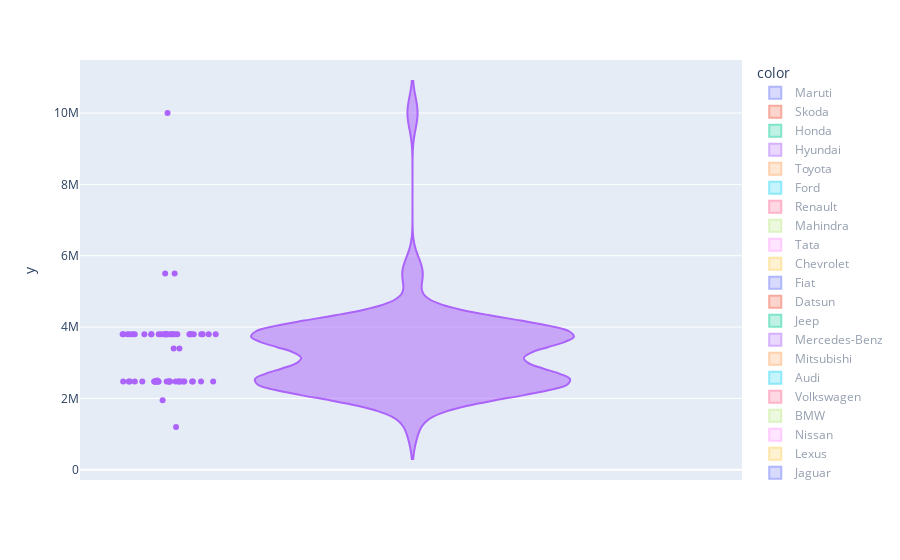

Source (notebook cell):
### Code cell
temp_names = data['name'].str.split(expand=True)[0]
fig = px.violin(y=data['selling_price'], color=temp_names, height=800, points='all')
fig.show()

### Figure 1 — Plotly figure (JSON) as saved in the notebook; plotly's stock layout.template omitted (floating-point values rounded to 4 significant figures; data arrays with more than 128 entries replaced by an {"elided": "..."} marker saying what was removed)
{"data": [{"alignmentgroup": "True", "box": {"visible": false}, "hovertemplate": "color=Maruti<br>y=%{y}<extra></extra>", "legendgroup": "Maruti", "marker": {"color": "#636efa"}, "name": "Maruti", "offsetgroup": "Maruti", "orientation": "v", "points": "all", "scalegroup": "True", "showlegend": true, "type": "violin", "visible": "legendonly", "x0": " ", "xaxis": "x", "y": {"elided": "2448 int values"}, "y0": " ", "yaxis": "y"}, {"alignmentgroup": "True", "box": {"visible": false}, "hovertemplate": "color=Skoda<br>y=%{y}<extra></extra>", "legendgroup": "Skoda", "marker": {"color": "#EF553B"}, "name": "Skoda", "offsetgroup": "Skoda", "orientation": "v", "points": "all", "scalegroup": "True", "showlegend": true, "type": "violin", "visible": "legendonly", "x0": " ", "xaxis": "x", "y": [370000, 1864999, 645000, 645000, 645000, 300000, 645000, 380000, 400000, 900000, 650000, 645000, 645000, 645000, 645000, 409999, 675000, 645000, 400000, 600000, 2600000, 725000, 645000, 645000, 375000, 500000, 220000, 835000, 645000, 199000, 1864999, 140000, 645000, 645000, 250000, 229999, 650000, 645000, 1100000, 650000, 300000, 290000, 645000, 645000, 645000, 645000, 280000, 1600000, 500000, 700000, 645000, 610000, 190000, 100000, 645000, 645000, 200000, 455000, 320000, 395000, 395000, 645000, 250000, 325000, 475000, 3251000, 860000, 660000, 300000, 645000, 110000, 600000, 270000, 425000, 645000, 900000, 100000, 900000, 210000, 645000, 645000, 640000, 950000, 380000, 645000, 250000, 850000, 340000, 645000, 210000, 675000, 750000, 355000, 250000, 295000, 250000, 195000, 250000, 295000, 385000, 275000, 395000, 411000, 645000, 2800000], "y0": " ", "yaxis": "y"}, {"alignmentgroup": "True", "box": {"visible": false}, "hovertemplate": "color=Honda<br>y=%{y}<extra></extra>", "legendgroup": "Honda", "marker": {"color": "#00cc96"}, "name": "Honda", "offsetgroup": "Honda", "orientation": "v", "points": "all", "scalegroup": "True", "showlegend": true, "type": "violin", "visible": "legendonly", "x0": " ", "xaxis": "x", "y": {"elided": "467 int values"}, "y0": " ", "yaxis": "y"}, {"alignmentgroup": "True", "box": {"visible": false}, "hovertemplate": "color=Hyundai<br>y=%{y}<extra></extra>", "legendgroup": "Hyundai", "marker": {"color": "#ab63fa"}, "name": "Hyundai", "offsetgroup": "Hyundai", "orientation": "v", "points": "all", "scalegroup": "True", "showlegend": true, "type": "violin", "visible": "legendonly", "x0": " ", "xaxis": "x", "y": {"elided": "1415 int values"}, "y0": " ", "yaxis": "y"}, {"alignmentgroup": "True", "box": {"visible": false}, "hovertemplate": "color=Toyota<br>y=%{y}<extra></extra>", "legendgroup": "Toyota", "marker": {"color": "#FFA15A"}, "name": "Toyota", "offsetgroup": "Toyota", "orientation": "v", "points": "all", "scalegroup": "True", "showlegend": true, "type": "violin", "visible": "legendonly", "x0": " ", "xaxis": "x", "y": {"elided": "488 int values"}, "y0": " ", "yaxis": "y"}, {"alignmentgroup": "True", "box": {"visible": false}, "hovertemplate": "color=Ford<br>y=%{y}<extra></extra>", "legendgroup": "Ford", "marker": {"color": "#19d3f3"}, "name": "Ford", "offsetgroup": "Ford", "orientation": "v", "points": "all", "scalegroup": "True", "showlegend": true, "type": "violin", "visible": "legendonly", "x0": " ", "xaxis": "x", "y": {"elided": "397 int values"}, "y0": " ", "yaxis": "y"}, {"alignmentgroup": "True", "box": {"visible": false}, "hovertemplate": "color=Renault<br>y=%{y}<extra></extra>", "legendgroup": "Renault", "marker": {"color": "#FF6692"}, "name": "Renault", "offsetgroup": "Renault", "orientation": "v", "points": "all", "scalegroup": "True", "showlegend": true, "type": "violin", "visible": "legendonly", "x0": " ", "xaxis": "x", "y": {"elided": "228 int values"}, "y0": " ", "yaxis": "y"}, {"alignmentgroup": "True", "box": {"visible": false}, "hovertemplate": "color=Mahindra<br>y=%{y}<extra></extra>", "legendgroup": "Mahindra", "marker": {"color": "#B6E880"}, "name": "Mahindra", "offsetgroup": "Mahindra", "orientation": "v", "points": "all", "scalegroup": "True", "showlegend": true, "type": "violin", "visible": "legendonly", "x0": " ", "xaxis": "x", "y": {"elided": "772 int values"}, "y0": " ", "yaxis": "y"}, {"alignmentgroup": "True", "box": {"visible": false}, "hovertemplate": "color=Tata<br>y=%{y}<extra></extra>", "legendgroup": "Tata", "marker": {"color": "#FF97FF"}, "name": "Tata", "offsetgroup": "Tata", "orientation": "v", "points": "all", "scalegroup": "True", "showlegend": true, "type": "violin", "visible": "legendonly", "x0": " ", "xaxis": "x", "y": {"elided": "734 int values"}, "y0": " ", "yaxis": "y"}, {"alignmentgroup": "True", "box": {"visible": false}, "hovertemplate": "color=Chevrolet<br>y=%{y}<extra></extra>", "legendgroup": "Chevrolet", "marker": {"color": "#FECB52"}, "name": "Chevrolet", "offsetgroup": "Chevrolet", "orientation": "v", "points": "all", "scalegroup": "True", "showlegend": true, "type": "violin", "visible": "legendonly", "x0": " ", "xaxis": "x", "y": {"elided": "230 int values"}, "y0": " ", "yaxis": "y"}, {"alignmentgroup": "True", "box": {"visible": false}, "hovertemplate": "color=Fiat<br>y=%{y}<extra></extra>", "legendgroup": "Fiat", "marker": {"color": "#636efa"}, "name": "Fiat", "offsetgroup": "Fiat", "orientation": "v", "points": "all", "scalegroup": "True", "showlegend": true, "type": "violin", "visible": "legendonly", "x0": " ", "xaxis": "x", "y": [70000, 400000, 200000, 350000, 280000, 190000, 325000, 700000, 300000, 280000, 250000, 190000, 320000, 150000, 280000, 250000, 140000, 360000, 265000, 550000, 500000, 425000, 170000, 450000, 100000, 700000, 285000, 150000, 80000, 300000, 459999, 300000, 300000, 220000, 375000, 500000, 350000, 300000, 360000, 150000, 150000, 275000, 70000, 254999, 265000, 125000, 450000], "y0": " ", "yaxis": "y"}, {"alignmentgroup": "True", "box": {"visible": false}, "hovertemplate": "color=Datsun<br>y=%{y}<extra></extra>", "legendgroup": "Datsun", "marker": {"color": "#EF553B"}, "name": "Datsun", "offsetgroup": "Datsun", "orientation": "v", "points": "all", "scalegroup": "True", "showlegend": true, "type": "violin", "visible": "legendonly", "x0": " ", "xaxis": "x", "y": [150000, 275000, 329000, 300000, 335000, 350000, 235000, 217000, 385000, 229999, 300000, 300000, 270000, 430000, 350000, 300000, 225000, 329000, 200000, 390000, 290000, 260000, 275000, 350000, 350000, 300000, 350000, 225000, 300000, 270000, 450000, 260000, 430000, 430000, 500000, 400000, 270000, 450000, 217000, 320000, 475000, 225000, 329000, 335000, 325000, 275000, 275000, 325000, 590000, 210000, 330000, 385000, 325000, 310000, 229999, 300000, 459999, 250000, 220000, 530000, 278000, 240000, 150000, 280000, 200000], "y0": " ", "yaxis": "y"}, {"alignmentgroup": "True", "box": {"visible": false}, "hovertemplate": "color=Jeep<br>y=%{y}<extra></extra>", "legendgroup": "Jeep", "marker": {"color": "#00cc96"}, "name": "Jeep", "offsetgroup": "Jeep", "orientation": "v", "points": "all", "scalegroup": "True", "showlegend": true, "type": "violin", "visible": "legendonly", "x0": " ", "xaxis": "x", "y": [2100000, 4100000, 1600000, 1650000, 1950000, 4100000, 1675000, 4100000, 1689999, 1325000, 1450000, 1800000, 4100000, 1511000, 1515000, 1920000, 2150000, 1675000, 1650000, 1757000, 4100000, 1550000, 1550000, 1450000, 1850000, 1520000, 1500000, 1550000, 1550000, 4100000, 2100000], "y0": " ", "yaxis": "y"}, {"alignmentgroup": "True", "box": {"visible": false}, "hovertemplate": "color=Mercedes-Benz<br>y=%{y}<extra></extra>", "legendgroup": "Mercedes-Benz", "marker": {"color": "#ab63fa"}, "name": "Mercedes-Benz", "offsetgroup": "Mercedes-Benz", "orientation": "v", "points": "all", "scalegroup": "True", "showlegend": true, "type": "violin", "visible": "legendonly", "x0": " ", "xaxis": "x", "y": [1450000, 1425000, 6000000, 2700000, 5850000, 2550000, 2700000, 4600000, 1550000, 3000000, 2900000, 2700000, 1400000, 1700000, 800000, 2950000, 2199000, 3600000, 1250000, 400000, 4090000, 1190000, 2900000, 2700000, 650000, 2600000, 1850000, 1600000, 1700000, 1200000, 2550000, 2700000, 1850000, 500000, 5200000, 6000000, 1000000, 1925000, 1000000, 725000, 2100000, 1350000, 1350000, 515000, 2000000, 3300000, 4600000, 1859000, 3250000, 5200000, 6000000, 2051000, 2575000, 1600000], "y0": " ", "yaxis": "y"}, {"alignmentgroup": "True", "box": {"visible": false}, "hovertemplate": "color=Mitsubishi<br>y=%{y}<extra></extra>", "legendgroup": "Mitsubishi", "marker": {"color": "#FFA15A"}, "name": "Mitsubishi", "offsetgroup": "Mitsubishi", "orientation": "v", "points": "all", "scalegroup": "True", "showlegend": true, "type": "violin", "visible": "legendonly", "x0": " ", "xaxis": "x", "y": [1090000, 950000, 625000, 160000, 1700000, 1700000, 155000, 165000, 150000, 1950000, 1250000, 150000, 150000, 1250000], "y0": " ", "yaxis": "y"}, {"alignmentgroup": "True", "box": {"visible": false}, "hovertemplate": "color=Audi<br>y=%{y}<extra></extra>", "legendgroup": "Audi", "marker": {"color": "#19d3f3"}, "name": "Audi", "offsetgroup": "Audi", "orientation": "v", "points": "all", "scalegroup": "True", "showlegend": true, "type": "violin", "visible": "legendonly", "x0": " ", "xaxis": "x", "y": [1750000, 1689999, 3975000, 2650000, 1600000, 1300000, 3975000, 3975000, 2825000, 2600000, 1850000, 3000000, 1850000, 2800000, 1750000, 3975000, 810000, 1750000, 730000, 2375000, 2900000, 2700000, 6223000, 5923000, 6523000, 1025000, 3975000, 1898999, 1200000, 2200000, 3000000, 2825000, 2450000, 2000000, 2200000, 3975000, 1500000, 1850000, 1200000, 1689999], "y0": " ", "yaxis": "y"}, {"alignmentgroup": "True", "box": {"visible": false}, "hovertemplate": "color=Volkswagen<br>y=%{y}<extra></extra>", "legendgroup": "Volkswagen", "marker": {"color": "#FF6692"}, "name": "Volkswagen", "offsetgroup": "Volkswagen", "orientation": "v", "points": "all", "scalegroup": "True", "showlegend": true, "type": "violin", "visible": "legendonly", "x0": " ", "xaxis": "x", "y": {"elided": "186 int values"}, "y0": " ", "yaxis": "y"}, {"alignmentgroup": "True", "box": {"visible": false}, "hovertemplate": "color=BMW<br>y=%{y}<extra></extra>", "legendgroup": "BMW", "marker": {"color": "#B6E880"}, "name": "BMW", "offsetgroup": "BMW", "orientation": "v", "points": "all", "scalegroup": "True", "showlegend": true, "type": "violin", "visible": "legendonly", "x0": " ", "xaxis": "x", "y": [2500000, 3790000, 2150000, 5800000, 975000, 2150000, 2900000, 5400000, 5500000, 5400000, 5500000, 5400000, 5500000, 3750000, 6000000, 5400000, 5500000, 5400000, 5500000, 5400000, 5500000, 5400000, 5500000, 1075000, 5400000, 5500000, 5400000, 5500000, 3350000, 3200000, 1300000, 1300000, 1300000, 1300000, 5400000, 5500000, 5400000, 5500000, 1100000, 750000, 2850000, 3900000, 7200000, 5400000, 5500000, 1075000, 3790000, 2600000, 5400000, 5500000, 480000, 5400000, 5500000, 5400000, 5500000, 3750000, 6000000, 5400000, 5500000, 5400000, 5500000, 5400000, 5500000, 5400000, 5500000, 1100000, 5400000, 5500000, 2950000, 5200000, 2600000, 5500000, 2950000, 6000000, 2150000, 5400000, 5500000, 1000000, 1100000, 5400000, 5500000, 2500000, 3200000, 5400000, 5500000, 4000000, 925000, 5400000, 5500000, 2000000, 1650000, 1075000, 2000000, 1800000, 5400000, 5500000, 5830000, 1000000, 5400000, 5500000, 5400000, 5500000, 830000, 890000, 1100000, 5400000, 5500000, 5400000, 5500000, 3350000, 5800000, 5830000, 4000000, 2950000, 5200000, 975000, 900000, 5400000, 5500000, 1500000], "y0": " ", "yaxis": "y"}, {"alignmentgroup": "True", "box": {"visible": false}, "hovertemplate": "color=Nissan<br>y=%{y}<extra></extra>", "legendgroup": "Nissan", "marker": {"color": "#FF97FF"}, "name": "Nissan", "offsetgroup": "Nissan", "orientation": "v", "points": "all", "scalegroup": "True", "showlegend": true, "type": "violin", "visible": "legendonly", "x0": " ", "xaxis": "x", "y": [400000, 550000, 300000, 350000, 555000, 250000, 275000, 450000, 250000, 254999, 580000, 370000, 325000, 670000, 320000, 350000, 472000, 495000, 350000, 250000, 950000, 200000, 300000, 480000, 850000, 525000, 600000, 300000, 295000, 700000, 320000, 350000, 204999, 750000, 800000, 800000, 335000, 860000, 300000, 580000, 225000, 500000, 390000, 290000, 110000, 560000, 400000, 525000, 350000, 860000, 750000, 850000, 475000, 350000, 850000, 670000, 310000, 229999, 490000, 1000000, 235000, 346000, 540000, 325000, 580000, 210000, 280000, 375000, 220000, 220000, 361000, 700000, 325000, 840000, 370000, 1200000, 335000, 499000, 275000, 450000, 509999], "y0": " ", "yaxis": "y"}, {"alignmentgroup": "True", "box": {"visible": false}, "hovertemplate": "color=Lexus<br>y=%{y}<extra></extra>", "legendgroup": "Lexus", "marker": {"color": "#FECB52"}, "name": "Lexus", "offsetgroup": "Lexus", "orientation": "v", "points": "all", "scalegroup": "True", "showlegend": true, "type": "violin", "visible": "legendonly", "x0": " ", "xaxis": "x", "y": [5150000, 5150000, 5150000, 5150000, 5150000, 5150000, 5150000, 5150000, 5150000, 5150000, 5150000, 5150000, 5150000, 5150000, 5150000, 5150000, 5150000, 5150000, 5150000, 5150000, 5150000, 5150000, 5150000, 5150000, 5150000, 5150000, 5150000, 5150000, 5150000, 5150000, 5150000, 5150000, 5150000, 5150000], "y0": " ", "yaxis": "y"}, {"alignmentgroup": "True", "box": {"visible": false}, "hovertemplate": "color=Jaguar<br>y=%{y}<extra></extra>", "legendgroup": "Jaguar", "marker": {"color": "#636efa"}, "name": "Jaguar", "offsetgroup": "Jaguar", "orientation": "v", "points": "all", "scalegroup": "True", "showlegend": true, "type": "violin", "visible": "legendonly", "x0": " ", "xaxis": "x", "y": [3200000, 2625000, 2625000, 3200000, 2625000, 3200000, 2625000, 3200000, 2625000, 3200000, 2625000, 3200000, 2625000, 3200000, 2625000, 3200000, 3200000, 2625000, 3200000, 3200000, 2450000, 2625000, 3200000, 2625000, 3200000, 2000000, 2625000, 3200000, 3200000, 2711000, 3200000, 2711000, 3200000, 2711000, 3200000, 2711000, 3200000, 2711000, 3200000, 2711000, 3200000, 2711000, 3200000, 2450000, 2711000, 3200000, 2711000, 2500000, 2711000, 3200000, 2711000, 3200000, 3200000, 2000000, 2711000, 3200000, 3500000, 2711000, 3200000, 3000000, 2711000, 3200000, 2711000, 3200000, 2711000, 3200000, 2711000, 3200000, 3200000, 2711000, 3200000], "y0": " ", "yaxis": "y"}, {"alignmentgroup": "True", "box": {"visible": false}, "hovertemplate": "color=Land<br>y=%{y}<extra></extra>", "legendgroup": "Land", "marker": {"color": "#EF553B"}, "name": "Land", "offsetgroup": "Land", "orientation": "v", "points": "all", "scalegroup": "True", "showlegend": true, "type": "violin", "visible": "legendonly", "x0": " ", "xaxis": "x", "y": [4500000, 1650000, 4500000, 4500000, 2000000, 4500000], "y0": " ", "yaxis": "y"}, {"alignmentgroup": "True", "box": {"visible": false}, "hovertemplate": "color=MG<br>y=%{y}<extra></extra>", "legendgroup": "MG", "marker": {"color": "#00cc96"}, "name": "MG", "offsetgroup": "MG", "orientation": "v", "points": "all", "scalegroup": "True", "showlegend": true, "type": "violin", "visible": "legendonly", "x0": " ", "xaxis": "x", "y": [1750000, 1900000, 1700000], "y0": " ", "yaxis": "y"}, {"alignmentgroup": "True", "box": {"visible": false}, "hovertemplate": "color=Volvo<br>y=%{y}<extra></extra>", "legendgroup": "Volvo", "marker": {"color": "#ab63fa"}, "name": "Volvo", "offsetgroup": "Volvo", "orientation": "v", "points": "all", "scalegroup": "True", "showlegend": true, "type": "violin", "visible": true, "x0": " ", "xaxis": "x", "y": [3400000, 10000000, 3800000, 2475000, 3800000, 2475000, 3800000, 2475000, 3800000, 2475000, 3800000, 2475000, 3800000, 2475000, 3800000, 2475000, 3800000, 2475000, 3800000, 3800000, 2475000, 3800000, 2475000, 1950000, 1200000, 3800000, 2475000, 3400000, 3800000, 2475000, 3800000, 2475000, 3800000, 2475000, 3800000, 2475000, 3800000, 2475000, 3800000, 2475000, 3800000, 2475000, 3800000, 2475000, 3800000, 2475000, 2500000, 3800000, 2475000, 2475000, 3800000, 2475000, 3800000, 2475000, 3800000, 3800000, 2475000, 3800000, 2475000, 3800000, 2475000, 3800000, 2475000, 5500000, 3800000, 2475000, 5500000], "y0": " ", "yaxis": "y"}, {"alignmentgroup": "True", "box": {"visible": false}, "hovertemplate": "color=Daewoo<br>y=%{y}<extra></extra>", "legendgroup": "Daewoo", "marker": {"color": "#FFA15A"}, "name": "Daewoo", "offsetgroup": "Daewoo", "orientation": "v", "points": "all", "scalegroup": "True", "showlegend": true, "type": "violin", "visible": "legendonly", "x0": " ", "xaxis": "x", "y": [100000, 86000, 45000], "y0": " ", "yaxis": "y"}, {"alignmentgroup": "True", "box": {"visible": false}, "hovertemplate": "color=Kia<br>y=%{y}<extra></extra>", "legendgroup": "Kia", "marker": {"color": "#19d3f3"}, "name": "Kia", "offsetgroup": "Kia", "orientation": "v", "points": "all", "scalegroup": "True", "showlegend": true, "type": "violin", "visible": "legendonly", "x0": " ", "xaxis": "x", "y": [643000, 1900000, 1900000, 1575000], "y0": " ", "yaxis": "y"}, {"alignmentgroup": "True", "box": {"visible": false}, "hovertemplate": "color=Force<br>y=%{y}<extra></extra>", "legendgroup": "Force", "marker": {"color": "#FF6692"}, "name": "Force", "offsetgroup": "Force", "orientation": "v", "points": "all", "scalegroup": "True", "showlegend": true, "type": "violin", "visible": "legendonly", "x0": " ", "xaxis": "x", "y": [910000, 1050000, 1050000, 850000, 555000, 910000], "y0": " ", "yaxis": "y"}, {"alignmentgroup": "True", "box": {"visible": false}, "hovertemplate": "color=Ambassador<br>y=%{y}<extra></extra>", "legendgroup": "Ambassador", "marker": {"color": "#B6E880"}, "name": "Ambassador", "offsetgroup": "Ambassador", "orientation": "v", "points": "all", "scalegroup": "True", "showlegend": true, "type": "violin", "visible": "legendonly", "x0": " ", "xaxis": "x", "y": [75000, 99000, 122000, 200000], "y0": " ", "yaxis": "y"}, {"alignmentgroup": "True", "box": {"visible": false}, "hovertemplate": "color=Ashok<br>y=%{y}<extra></extra>", "legendgroup": "Ashok", "marker": {"color": "#FF97FF"}, "name": "Ashok", "offsetgroup": "Ashok", "orientation": "v", "points": "all", "scalegroup": "True", "showlegend": true, "type": "violin", "visible": "legendonly", "x0": " ", "xaxis": "x", "y": [300000], "y0": " ", "yaxis": "y"}, {"alignmentgroup": "True", "box": {"visible": false}, "hovertemplate": "color=Isuzu<br>y=%{y}<extra></extra>", "legendgroup": "Isuzu", "marker": {"color": "#FECB52"}, "name": "Isuzu", "offsetgroup": "Isuzu", "orientation": "v", "points": "all", "scalegroup": "True", "showlegend": true, "type": "violin", "visible": "legendonly", "x0": " ", "xaxis": "x", "y": [2700000, 2700000, 1900000, 1160000, 1250000], "y0": " ", "yaxis": "y"}, {"alignmentgroup": "True", "box": {"visible": false}, "hovertemplate": "color=Opel<br>y=%{y}<extra></extra>", "legendgroup": "Opel", "marker": {"color": "#636efa"}, "name": "Opel", "offsetgroup": "Opel", "orientation": "v", "points": "all", "scalegroup": "True", "showlegend": true, "type": "violin", "visible": "legendonly", "x0": " ", "xaxis": "x", "y": [68000], "y0": " ", "yaxis": "y"}, {"alignmentgroup": "True", "box": {"visible": false}, "hovertemplate": "color=Peugeot<br>y=%{y}<extra></extra>", "legendgroup": "Peugeot", "marker": {"color": "#EF553B"}, "name": "Peugeot", "offsetgroup": "Peugeot", "orientation": "v", "points": "all", "scalegroup": "True", "showlegend": true, "type": "violin", "visible": "legendonly", "x0": " ", "xaxis": "x", "y": [57000], "y0": " ", "yaxis": "y"}], "layout": {"autosize": true, "legend": {"title": {"text": "color"}, "tracegroupgap": 0}, "margin": {"t": 60}, "violinmode": "group", "xaxis": {"anchor": "y", "autorange": true, "domain": [0, 1], "range": [-0.503, 0.5], "type": "category"}, "yaxis": {"anchor": "x", "autorange": true, "domain": [0, 1], "range": [-285800.0, 11490000.0], "title": {"text": "y"}, "type": "linear"}}}
